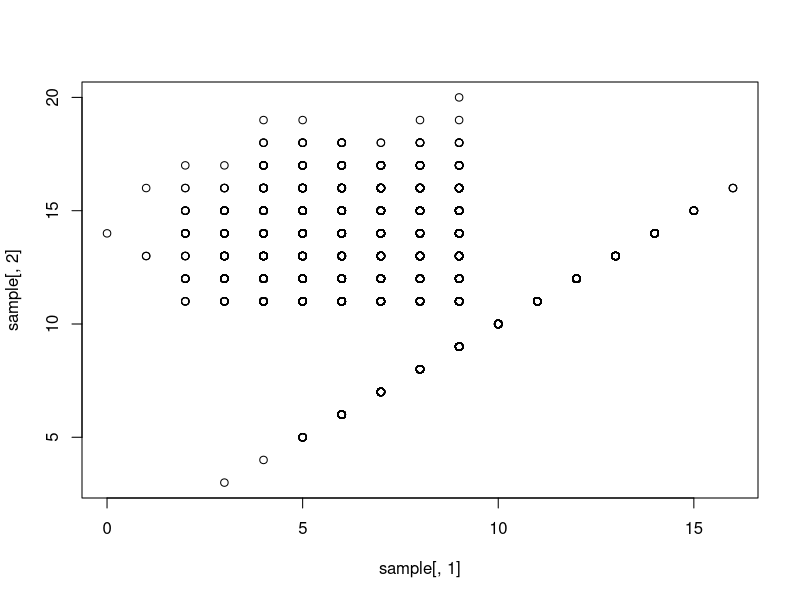
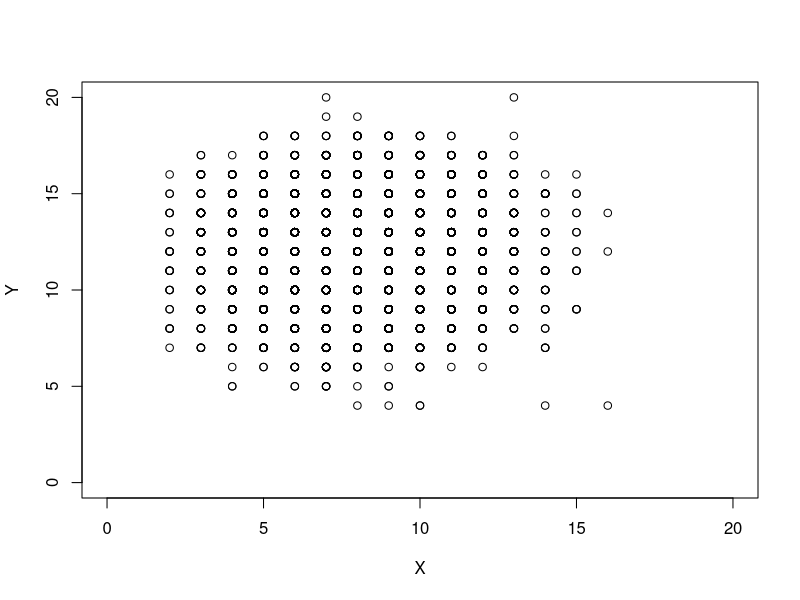

Write the R code that produced these figures, in order.
rm(list=ls())

all_x <- c(0:20)
mu <- dbinom(all_x, 20, 0.4)
nu <- dbinom(all_x, 20, 0.6)

min_mu_nu <- apply(cbind(mu, nu), 1, min) 
p <- sum(min_mu_nu)

gamma <- min_mu_nu/p
gamma1 <- sapply(mu-nu, function(t){max(0,t)})/(1-p)
gamma2<- sapply(nu-mu, function(t){max(0,t)})/(1-p)

size = 10000
sample <- matrix(NA, size, 2)

for (i in 1:size){
  if (rbinom(1,1,p)==1) {
    u <- runif(1,0,1)
    sample[i,1] <- sample[i,2] <- sample(c(0:20), size = 1, prob = gamma)    
    # sample[i,1] <- sample[i,2] <- min(which(cdf_z > u)-1)  
  } else {
    u <- runif(1,0,1)
    sample[i,1] <- sample(c(0:20), size = 1, prob = gamma1)
    # sample[i,1] <- min(which(cdf_mu > u)-1)
    sample[i,2] <- sample(c(0:20), size = 1, prob = gamma2)
    # sample[i,2] <- min(which(cdf_nu > u)-1)
  } 
}

plot(sample[,1], sample[,2])

X<-rbinom(10000, 20, 0.4)
Y<-rbinom(10000, 20, 0.6)
plot(X,Y, xlim=c(0,20), ylim=c(0,20))